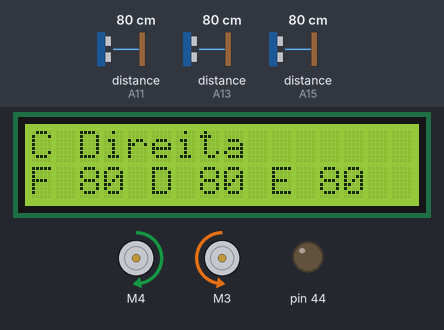
This sketch was run on a simulated Arduino Mega 2560, built with avr-gcc and run on an emulated ATmega2560. Shown: 2 × DC motor (green arrow = forward, orange = backward, longer = faster), 16×2 character LCD, output pins drawn as LEDs (lit = HIGH). Inputs (shaded band) come from the test bench; at power-on: distance to the obstacle (sensors on A15, A13, A11) 80 cm.

Above: at 1.2 s.
1.3 s: distance to the obstacle (sensor on A15) set to 43 cm
At 2.52 s:
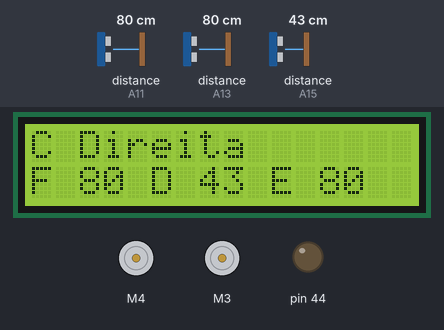
2.9 s: distance to the obstacle (sensor on A15) set to 35 cm
At 4.01 s:
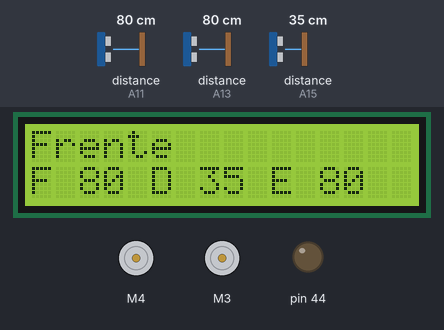
5.7 s: distance to the obstacle (sensor on A13) set to 2 cm
At 5.88 s:
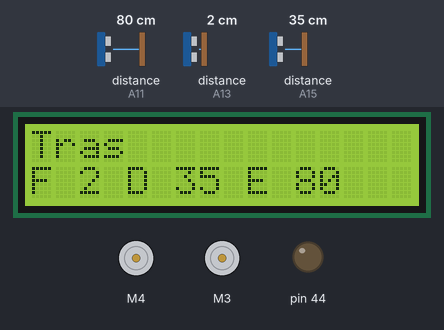
7.5 s: distance to the obstacle (sensor on A13) set to 4 cm
At 7.74 s:
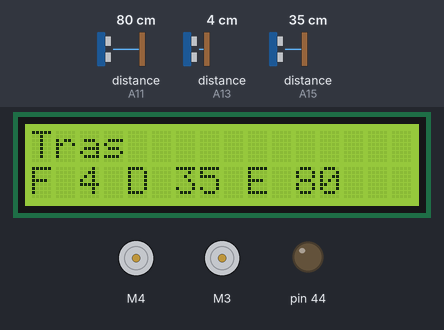
9.1 s: distance to the obstacle (sensor on A13) set to 7 cm
At 9.34 s:
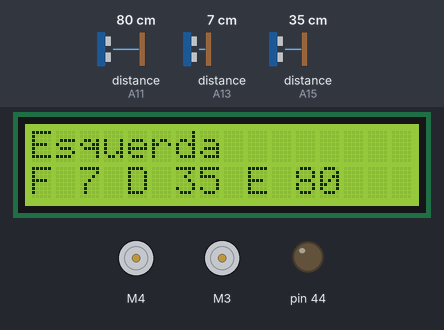
11.0 s: distance to the obstacle (sensor on A11) set to 41 cm
At 11.21 s:
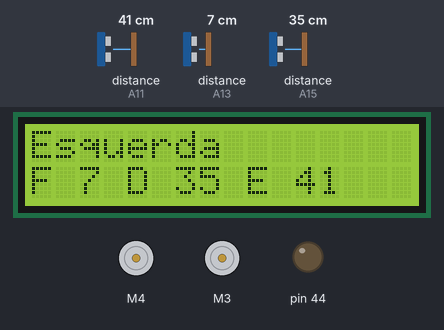
12.6 s: distance to the obstacle (sensor on A11) set to 35 cm
Timing chart, 0 to 15.4 s (numbered marks = the images above; inputs shaded):
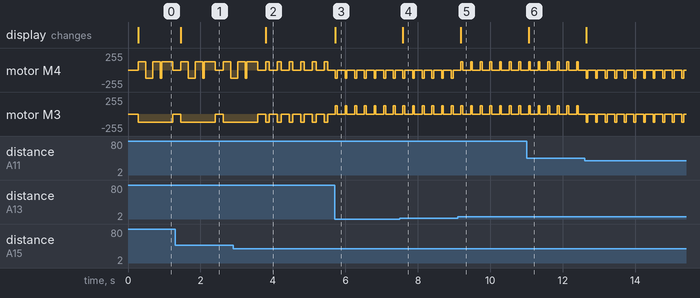

The sketch:

Carrinho.ino
```cpp
#include "libs.h"

//---------------------------------------------------------
// Area de configuração
//---------------------------------------------------INICIO
Ultrasonico ultrasonico;
Carro carro;
Pin laranja(44);
LiquidCrystal lcd(22, 23, 24, 25, 26, 27);

/**
 *	Valores do ultrasonico
 */
long frente = 0;
long direita = 0;
long esquerda = 0;

void setup() {
	Serial.begin(9600);
	laranja.setMode(OUTPUT);
	lcd.begin(16, 2);
}
void configVelocidade(int valor) {
	return carro.setVelocidade(valor); //127 Metade da velocidade 255 Velocidade maxima
}

void testeSensores() {
	Serial.print("Frente: ");
	Serial.print(ultrasonico.getFrente());
	Serial.print(" Direita: ");
	Serial.print(ultrasonico.getDireita());
	Serial.print(" Esquerda: ");
	Serial.println(ultrasonico.getEsquerda());
}
//------------------------------------------------------FIM

void loop() {
	//return testeSensores();
	para(200);
	configVelocidade(127);
	pensa();
	lcd.setCursor(0, 0);
	lcd.print("                ");
	lcd.setCursor(0, 0);
	movimenta();
}

void para(int tempo) {
	carro.vaiParar();
	delay(tempo);
}

void pensa() {
	frente = ultrasonico.getFrente();
	direita = ultrasonico.getDireita();
	esquerda = ultrasonico.getEsquerda();
	lcd.setCursor(0, 1);
	lcd.print("                ");
	lcd.setCursor(0, 1);
	lcd.print("F ");
	lcd.print(frente);
	lcd.print(" D ");
	lcd.print(direita);
	lcd.print(" E ");
	lcd.print(esquerda);
}

/**
 * Ordem das regras
 * Ordenando por prioridade
 */
void movimenta() {

	laranja.off();

	if (isTras()) {
		lcd.print("Tras");
		return irTras();
	}
	if (isCurvaDireita()) {
		lcd.print("C Direita");
		return irCurvaDireita();
	}
	if (isFrenteRapido()) {
		lcd.print("Frente R");
		return irFrenteRapido();
	}
	if (isFrente()) {
		lcd.print("Frente");
		return irFrente();
	}
	if (isCurvaEsquerda()) {
		lcd.print("C Esquerda");
		return irCurvaEsquerda();
	}
	if (isDireita()) {
		lcd.print("Direita");
		return irDireita();
	}
	if (isEsquerda()) {
		lcd.print("Esquerda");
		return irEsquerda();
	}

	/**
	 * Se este sensor liga
	 * então o carro não pegou nenhuma
	 * programação
	 */
	laranja.on();
	lcd.print("Sem acao");

}

//---------------------------------------------------------
// Area da validação
//---------------------------------------------------INICIO

/* Itens para regulagem */
int DISTANCIAMAXFRENTE = 5; /* O máximo que o carro pode ficar de FRENTE com a parede */
int DISTANCIAPAREDE = 9; /* Distancia da direita e esquerda que o carro vai ficar da parede */
int FRENTELIVRE = 15; /* Distancia a frente, onde o carro pode movimentar para frente */
int ENTRADADIREITA = 40; /* Distancia de uma entrada a direita */
int ENTRADAFRENTE = 40; /* Distancia de uma entrada a frente */

bool isTras() {
	bool naParede = (frente <= DISTANCIAMAXFRENTE);
	return naParede;
}
bool isCurvaDireita() {
	bool direitaLivre = (direita >= ENTRADADIREITA);
	bool caminhoFrente = (frente >= ENTRADAFRENTE);
	bool esquerdaLivre = (esquerda >= DISTANCIAPAREDE);
	return (direitaLivre && caminhoFrente && esquerdaLivre);
}
bool isFrenteRapido() {
	return false;
}
bool isCurvaEsquerda() {
	return false;
}
bool isDireita() {
	bool direitaMaiorEsquerda = (direita + 2 >= esquerda);
	bool pertoEsquerda = (esquerda <= DISTANCIAPAREDE) || frente < FRENTELIVRE;
	return (direitaMaiorEsquerda && pertoEsquerda);
}
bool isEsquerda() {
	bool esquerdaMaiorDireita = (esquerda > direita);
	bool pertoDireita = (direita <= DISTANCIAPAREDE) || frente < FRENTELIVRE;
	return (esquerdaMaiorDireita && pertoDireita);
}
bool isFrente() {
	bool frenteLivre = (frente >= FRENTELIVRE);
	bool longeParedeDireita = (direita >= DISTANCIAPAREDE);
	bool longeParedeEsquerda = (esquerda >= DISTANCIAPAREDE);
	return (frenteLivre && longeParedeDireita && longeParedeEsquerda);
}
//------------------------------------------------------FIM

//---------------------------------------------------------
// Area da ação
//---------------------------------------------------INICIO
void irFrente() {
	carro.vaiFrente();
	delay(100);
	return;
}
void irTras() {
	carro.vaiTras();
	delay(50);
	return;
}
void irDireita() {
	carro.vaiDireita();
	configDeProximidade();
	return;
}
void irEsquerda() {
	carro.vaiEsquerda();
	configDeProximidade();
	return;
}
void irCurvaDireita() {

	carro.vaiFrente();
	delay(200);
	carro.vaiDireita();
	delay(200);
	carro.vaiFrente();
	delay(200);
	carro.vaiDireita();
	delay(50);
	carro.vaiFrente();
	delay(300);

	return;
}
void irFrenteRapido() {
	return;
}
void irCurvaEsquerda() {
	return;
}
//------------------------------------------------------FIM

/**
 *	Configuração de proximidade da parede
 *	Configuração padrão dos metodos:
 *		irDireita() irEsquerda()
 */
void configDeProximidade() {
	delay(50);
	if (frente > 9) {
		carro.vaiFrente();
		delay(50);
	}
}
```

.ino.cpp
```cpp
#ifdef __IN_ECLIPSE__
//This is a automatic generated file
//Please do not modify this file
//If you touch this file your change will be overwritten during the next build
//This file has been generated on 2017-07-07 18:32:51

#include "Arduino.h"
#include "libs.h"
void setup() ;
void configVelocidade(int valor) ;
void testeSensores() ;
void loop() ;
void para(int tempo) ;
void pensa() ;
void movimenta() ;
bool isTras() ;
bool isCurvaDireita() ;
bool isFrenteRapido() ;
bool isCurvaEsquerda() ;
bool isDireita() ;
bool isEsquerda() ;
bool isFrente() ;
void irFrente() ;
void irTras() ;
void irDireita() ;
void irEsquerda() ;
void irCurvaDireita() ;
void irFrenteRapido() ;
void irCurvaEsquerda() ;
void configDeProximidade() ;

#include "Carrinho.ino"


#endif
```

Carro.h
```cpp
/*
 * Carro.h
 *
 *  Created on: 19 de jun de 2017
 *      Author: Wictor
 */
#include "Arduino.h"
#include <AFMotor.h>
#ifndef CARRO_H_
#define CARRO_H_

class Carro {
public:
	Carro();
	void setVelocidade(int velocidade);
	void setVelocidadeDireita(int velocidade);
	void setVelocidadeEsquerda(int velocidade);
	void vaiFrente();
	void vaiTras();
	void vaiDireita();
	void vaiEsquerda();
	void vaiParar();
private:
	AF_DCMotor rodaDireita = AF_DCMotor(4);
	AF_DCMotor rodaEsquerda = AF_DCMotor(3);
	int velocidade = 255;
};

#endif /* CARRO_H_ */
```

Pin.h
```cpp
/*
 * Pin.h
 *
 *  Created on: 17 de jun de 2017
 *      Author: Wictor
 */
#include "Arduino.h"
#ifndef PIN_H_
#define PIN_H_

class Pin {

public:
	Pin(int pin);
	void on();
	void off();
	void setMode(int mode);
	int getEstado();
private:
	int pin;
	int estado;
};

#endif /* PIN_H_ */
```

SensorLuz.h
```cpp
/*
 * SensorLuz.h
 *
 *  Created on: 21 de jun de 2017
 *      Author: Wictor
 */
#include "Arduino.h"
#ifndef SENSORLUZ_H_
#define SENSORLUZ_H_

class SensorLuz {
public:
	SensorLuz(int pin);
	int getLuz();
private:
	int pin;
};

#endif /* SENSORLUZ_H_ */
```

Ultrasonico.h
```cpp
/*
 * Ultrasonico.h
 *
 *  Created on: 21 de jun de 2017
 *      Author: Wictor
 */
#include "Arduino.h"
#include <Ultrasonic.h>
#ifndef ULTRASONICO_ULTRASONICO_H_
#define ULTRASONICO_ULTRASONICO_H_

class Ultrasonico {
public:
	Ultrasonico();
	long getFrente();
	long getDireita();
	long getEsquerda();
	void setSys(int sys);
private:
	int sys = 1;
	long valAnteriorFrente = 0;
	long valAnteriorDireita = 0;
	long valAnteriorEsquerda = 0;
	Ultrasonic frenteSonic = Ultrasonic(A12, A13);
	Ultrasonic direitaSonic = Ultrasonic(A14, A15);
	Ultrasonic esquerdaSonic = Ultrasonic(A10, A11);
};

#endif /* ULTRASONICO_ULTRASONICO_H_ */
```

libs.h
```cpp
#include "Arduino.h"
#include "Pin/Pin.h"
#include "Carro/Carro.h"
#include "SensorLuz/SensorLuz.h"
#include "Ultrasonico/Ultrasonico.h"
#include <IRremote.h>
#include <IRremoteInt.h>
#include <LiquidCrystal.h>
```

Measured:
- the behaviour switches between 40 and 39 cm on distance to the obstacle (sensor on A15) (found by bisection; images 1 and 2)
- the behaviour switches between 5 and 6 cm on distance to the obstacle (sensor on A13) (found by bisection; images 4 and 5)
- after the input at 1.3 s, the display: changes after 0.16 s (image 1)
- after the input at 2.9 s, motor M3: alternates backward 127/255 for 0.10 s and stopped for 0.22 s, starting after 1.0 s; the display: changes after 0.90 s (image 2)
- after the input at 5.7 s, the display: changes at once (image 3)
- after the input at 7.5 s, the display: changes after 0.09 s (image 4)
- after the input at 9.1 s, the display: changes after 0.09 s (image 5)
- after the input at 11.0 s, the display: changes after 0.05 s (image 6)
